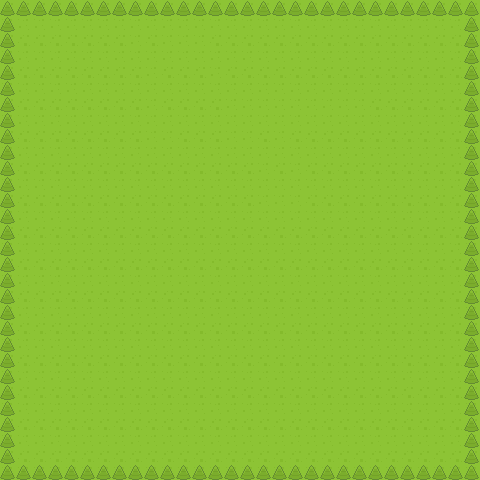

The image is a tile-based game level rendered from a .tmx file. Its description and source (layers, tilesets, objects; grid data summarised) follow:
An orthogonal 30x30 tile map with 16x16 px tiles, 2 tile layers (Grass, Obstacles).

<map version="1.5" tiledversion="1.7.0" orientation="orthogonal" renderorder="left-up" width="30" height="30" tilewidth="16" tileheight="16" infinite="0" nextlayerid="3" nextobjectid="1">
 <tileset firstgid="1" name="spritesheet" tilewidth="16" tileheight="16" tilecount="6" columns="2">
  <image source="spritesheet.png" width="32" height="48" />
  <tile id="0">
   <properties>
    <property name="collides" type="bool" value="false" />
   </properties>
  </tile>
  <tile id="1">
   <properties>
    <property name="collides" type="bool" value="true" />
   </properties>
  </tile>
  <tile id="2">
   <properties>
    <property name="collides" type="bool" value="false" />
   </properties>
  </tile>
  <tile id="3">
   <properties>
    <property name="collides" type="bool" value="true" />
   </properties>
  </tile>
  <tile id="4">
   <properties>
    <property name="collides" type="bool" value="true" />
   </properties>
  </tile>
  <tile id="5">
   <properties>
    <property name="collides" type="bool" value="false" />
   </properties>
  </tile>
 </tileset>
 <layer id="1" name="Grass" width="30" height="30">
  <data>[900 cells, 900 non-empty, 2 distinct tile ids]</data>
 </layer>
 <layer id="2" name="Obstacles" width="30" height="30">
  <properties>
   <property name="collide" type="bool" value="true" />
  </properties>
  <data>[900 cells, 116 non-empty, 1 distinct tile ids]</data>
 </layer>
</map>
